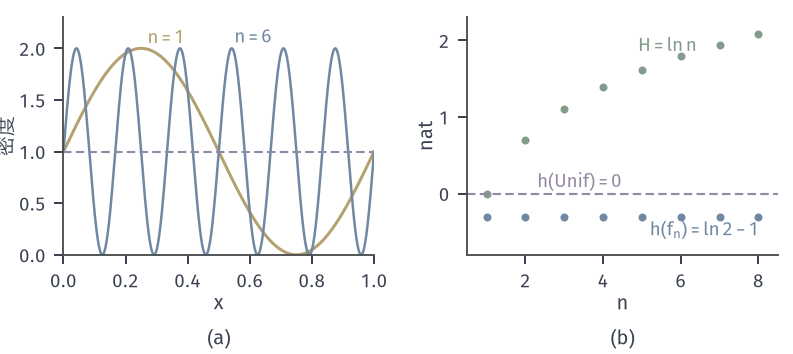

This chart was generated by the following Python code:
from pathlib import Path
import sys
HERE = Path(__file__).resolve().parent
sys.path.insert(0, str(HERE.parent/'info-common'))
from info_fig import *
# (a) densities f_n(x) = 1 + sin(2 pi n x) on [0,1] for n = 1 (yellow) and n = 6 (blue);
#     they converge weakly to Unif(0,1) (purple dashed) but h(f_n) = ln2 - 1 = -0.307 for every n.
# (b) differential entropy h(f_n) (blue points, numerical quadrature) versus the limit's h = 0 (purple);
#     green points: entropy ln n of the uniform distribution on {1/n,...,1}, which also converges weakly to Unif(0,1).
fig, (a, b) = figure(width_mm=112, height_mm=50, ncols=2)
panel(fig, left=.08, right=.98, bottom=.28, top=.95, wspace=.3)
x = np.linspace(0, 1, 2000)
a.plot(x, 1+np.sin(2*math.pi*x), color=YELLOW, lw=1.2); a.plot(x, 1+np.sin(12*math.pi*x), color=BLUE, lw=1.0)
a.axhline(1, color=PURPLE, lw=.85, ls=DASH)
lab(a, .27, 2.05, '$n=1$', YELLOW); lab(a, .55, 2.05, '$n=6$', BLUE)
a.set_xlim(0, 1); a.set_ylim(0, 2.3); axlab(a, '$x$', '密度')
u = np.linspace(0, 1, 400001)
def h(n):
    f = 1+np.sin(2*math.pi*n*u); g = np.where(f > 0, f*np.log(np.where(f > 0, f, 1)), 0); return -float(np.trapezoid(g, u))
ns = np.arange(1, 9); hv = [h(int(k)) for k in ns]
b.plot(ns, hv, 'o', color=BLUE, ms=3.2, mew=0); b.plot(ns, np.log(ns), 'o', color=GREEN, ms=3.2, mew=0)
b.axhline(0, color=PURPLE, lw=.85, ls=DASH)
lab(b, 5.2, -.55, r'$h(f_n)=\ln 2-1$', BLUE); lab(b, 4.9, 1.85, r'$H=\ln n$', GREEN); lab(b, 2.3, .08, r'$h(\mathrm{Unif})=0$', PURPLE)
b.set_xlim(.5, 8.5); b.set_ylim(-.8, 2.3); axlab(b, '$n$', 'nat')
tags(fig, (a, b))
save(fig, HERE, 'figure', {'h_fn': hv, 'ln2-1': LN2-1})
